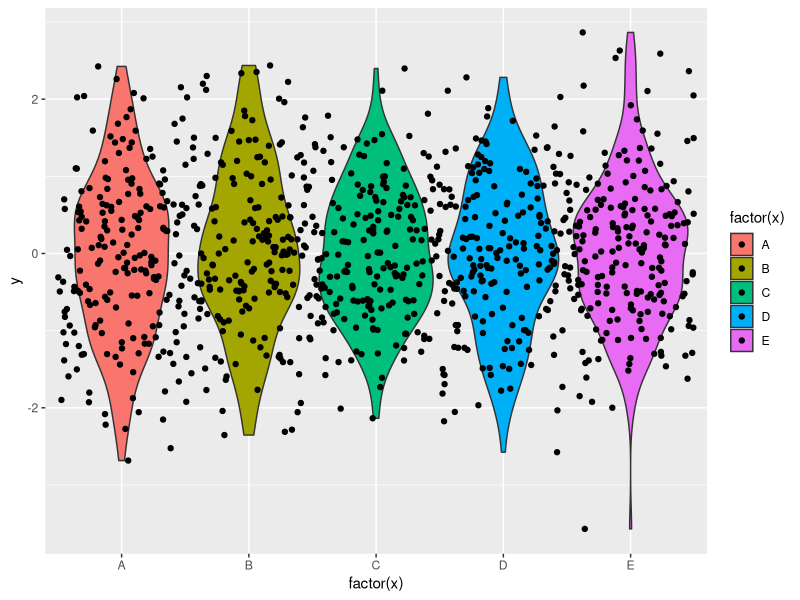

R code for this plot:
## Distributions
library(dplyr)
library(ggplot2)

data <- data.frame(x = sample(LETTERS[1:5], 1000, replace = TRUE),
                   y = rnorm(1000))

ggplot(data = data, aes(x = factor(x), y = y, fill = factor(x))) +
  geom_violin() + geom_jitter(width = 0.5)
